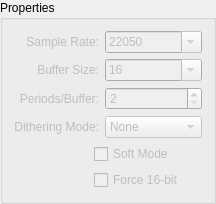
        <widget class="QGroupBox" name="group_driver_properties">
         <property name="title">
          <string>Properties</string>
         </property>
         <layout class="QGridLayout" name="gridLayout">
          <item row="0" column="0">
           <widget class="QLabel" name="obj_driver_rate_label">
            <property name="enabled">
             <bool>false</bool>
            </property>
            <property name="toolTip">
             <string>Sample rate in frames per second</string>
            </property>
            <property name="text">
             <string>Sample Rate:</string>
            </property>
            <property name="alignment">
             <set>Qt::AlignRight|Qt::AlignTrailing|Qt::AlignVCenter</set>
            </property>
           </widget>
          </item>
          <item row="0" column="1">
           <widget class="QComboBox" name="obj_driver_rate">
            <property name="enabled">
             <bool>false</bool>
            </property>
            <property name="toolTip">
             <string>Sample rate in frames per second</string>
            </property>
            <property name="editable">
             <bool>true</bool>
            </property>
            <item>
             <property name="text">
              <string>22050</string>
             </property>
            </item>
            <item>
             <property name="text">
              <string>32000</string>
             </property>
            </item>
            <item>
             <property name="text">
              <string>44100</string>
             </property>
            </item>
            <item>
             <property name="text">
              <string>48000</string>
             </property>
            </item>
            <item>
             <property name="text">
              <string>88200</string>
             </property>
            </item>
            <item>
             <property name="text">
              <string>96000</string>
             </property>
            </item>
            <item>
             <property name="text">
              <string>192000</string>
             </property>
            </item>
           </widget>
          </item>
          <item row="1" column="0">
           <widget class="QLabel" name="obj_driver_period_label">
            <property name="enabled">
             <bool>false</bool>
            </property>
            <property name="toolTip">
             <string>Frames per period between process() calls.
Also known as buffer size</string>
            </property>
            <property name="text">
             <string>Buffer Size:</string>
            </property>
            <property name="alignment">
             <set>Qt::AlignRight|Qt::AlignTrailing|Qt::AlignVCenter</set>
            </property>
           </widget>
          </item>
          <item row="1" column="1">
           <widget class="QComboBox" name="obj_driver_period">
            <property name="enabled">
             <bool>false</bool>
            </property>
            <property name="toolTip">
             <string>Frames per period between process() calls.
Also known as buffer size</string>
            </property>
            <property name="editable">
             <bool>true</bool>
            </property>
            <item>
             <property name="text">
              <string>16</string>
             </property>
            </item>
            <item>
             <property name="text">
              <string>32</string>
             </property>
            </item>
            <item>
             <property name="text">
              <string>64</string>
             </property>
            </item>
            <item>
             <property name="text">
              <string>128</string>
             </property>
            </item>
            <item>
             <property name="text">
              <string>256</string>
             </property>
            </item>
            <item>
             <property name="text">
              <string>512</string>
             </property>
            </item>
            <item>
             <property name="text">
              <string>1024</string>
             </property>
            </item>
            <item>
             <property name="text">
              <string>2048</string>
             </property>
            </item>
            <item>
             <property name="text">
              <string>4096</string>
             </property>
            </item>
            <item>
             <property name="text">
              <string>8192</string>
             </property>
            </item>
           </widget>
          </item>
          <item row="2" column="0">
           <widget class="QLabel" name="obj_driver_nperiods_label">
            <property name="enabled">
             <bool>false</bool>
            </property>
            <property name="toolTip">
             <string>Number of periods of playback latency</string>
            </property>
            <property name="text">
             <string>Periods/Buffer:</string>
            </property>
            <property name="alignment">
             <set>Qt::AlignRight|Qt::AlignTrailing|Qt::AlignVCenter</set>
            </property>
           </widget>
          </item>
          <item row="2" column="1">
           <widget class="QSpinBox" name="obj_driver_nperiods">
            <property name="enabled">
             <bool>false</bool>
            </property>
            <property name="toolTip">
             <string>Number of periods of playback latency</string>
            </property>
            <property name="minimum">
             <number>2</number>
            </property>
            <property name="value">
             <number>2</number>
            </property>
           </widget>
          </item>
          <item row="3" column="0">
           <widget class="QLabel" name="obj_driver_dither_label">
            <property name="enabled">
             <bool>false</bool>
            </property>
            <property name="text">
             <string>Dithering Mode:</string>
            </property>
            <property name="alignment">
             <set>Qt::AlignRight|Qt::AlignTrailing|Qt::AlignVCenter</set>
            </property>
           </widget>
          </item>
          <item row="3" column="1">
           <widget class="QComboBox" name="obj_driver_dither">
            <property name="enabled">
             <bool>false</bool>
            </property>
            <item>
             <property name="text">
              <string>None</string>
             </property>
            </item>
            <item>
             <property name="text">
              <string>Rectangular</string>
             </property>
            </item>
            <item>
             <property name="text">
              <string>Shaped</string>
             </property>
            </item>
            <item>
             <property name="text">
              <string>Triangular</string>
             </property>
            </item>
           </widget>
          </item>
          <item row="4" column="0" colspan="2">
           <layout class="QHBoxLayout" name="horizontalLayout_3">
            <item>
             <spacer name="horizontalSpacer_3">
              <property name="orientation">
               <enum>Qt::Horizontal</enum>
              </property>
              <property name="sizeType">
               <enum>QSizePolicy::Fixed</enum>
              </property>
              <property name="sizeHint" stdset="0">
               <size>
                <width>80</width>
                <height>20</height>
               </size>
              </property>
             </spacer>
            </item>
            <item>
             <widget class="QCheckBox" name="obj_driver_softmode">
              <property name="enabled">
               <bool>false</bool>
              </property>
              <property name="toolTip">
               <string>Soft mode, no xrun handling</string>
              </property>
              <property name="text">
               <string>Soft Mode</string>
              </property>
             </widget>
            </item>
           </layout>
          </item>
          <item row="5" column="0" colspan="2">
           <layout class="QHBoxLayout" name="horizontalLayout_4">
            <item>
             <spacer name="horizontalSpacer_4">
              <property name="orientation">
               <enum>Qt::Horizontal</enum>
              </property>
              <property name="sizeType">
               <enum>QSizePolicy::Fixed</enum>
              </property>
              <property name="sizeHint" stdset="0">
               <size>
                <width>80</width>
                <height>20</height>
               </size>
              </property>
             </spacer>
            </item>
            <item>
             <widget class="QCheckBox" name="obj_driver_shorts">
              <property name="enabled">
               <bool>false</bool>
              </property>
              <property name="toolTip">
               <string>Try 16-bit samples before 32-bit</string>
              </property>
              <property name="text">
               <string>Force 16-bit</string>
              </property>
             </widget>
            </item>
           </layout>
          </item>
         </layout>
        </widget>
